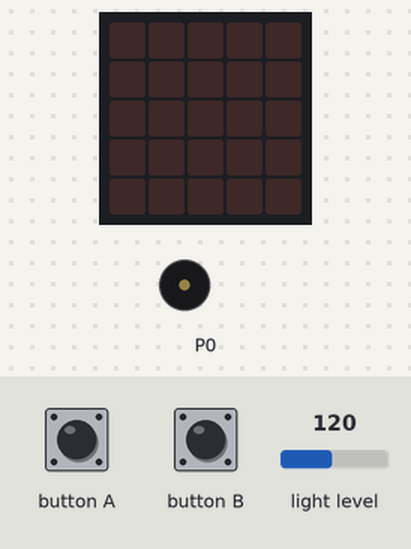
A program run on a simulated BBC micro:bit (MakeCode). Parts: the board's 5×5 LED display, buzzer (waves = sounding). Inputs (shaded band) come from the test bench; at power-on: light level 120.

Above: at 1.2 s.
1.3 s: button A pressed for 0.15 s
At 1.65 s:
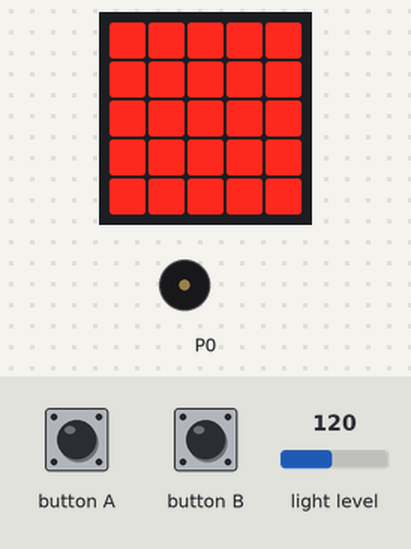
At 2.04 s:
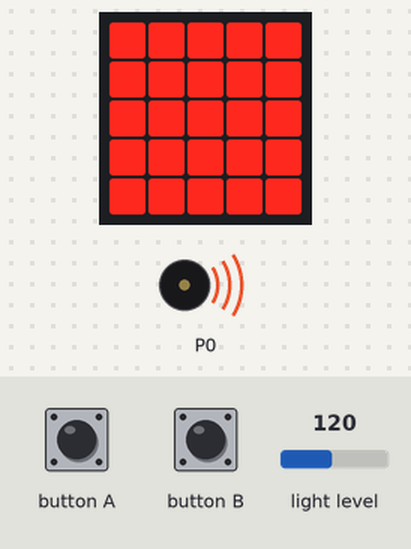
4.3 s: button B pressed for 0.15 s
At 5.9 s:
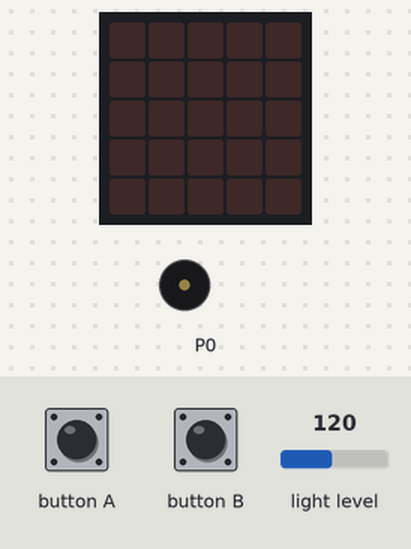
Timing chart, 0 to 7.4 s (numbered marks = the images above; inputs shaded):
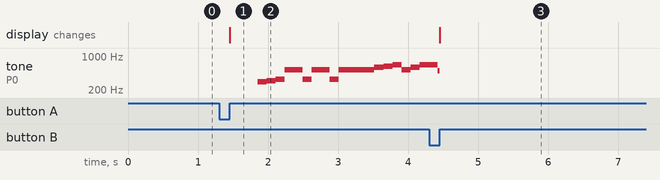

The program:

main.ts
```typescript
input.onButtonPressed(Button.A, function () {
    if (input.lightLevel() < 175) {
        basic.showLeds(`
            # # # # #
            # # # # #
            # # # # #
            # # # # #
            # # # # #
            `)
        music.startMelody(music.builtInMelody(Melodies.Entertainer), MelodyOptions.ForeverInBackground)
    }
})
input.onButtonPressed(Button.B, function () {
    basic.clearScreen()
    music.stopMelody(MelodyStopOptions.All)
})
basic.forever(function () {

})
```

test.ts
```typescript
// aquí va el archivo "tests"; esto no se compilará cuando este paquete se utilice como una extensión.
```

Measured:
- after the input at 1.3 s, tone on P0: plays 294 Hz for 0.13 s, 311 Hz for 0.13 s, 330 Hz for 0.13 s, 523 Hz for 0.26 s, 330 Hz for 0.13 s, 523 Hz for 0.26 s … (14 notes in this stretch), starting after 0.55 s; the display: changes after 0.15 s (image 1)
- after the input at 4.3 s, the display: changes after 0.15 s (image 3)
